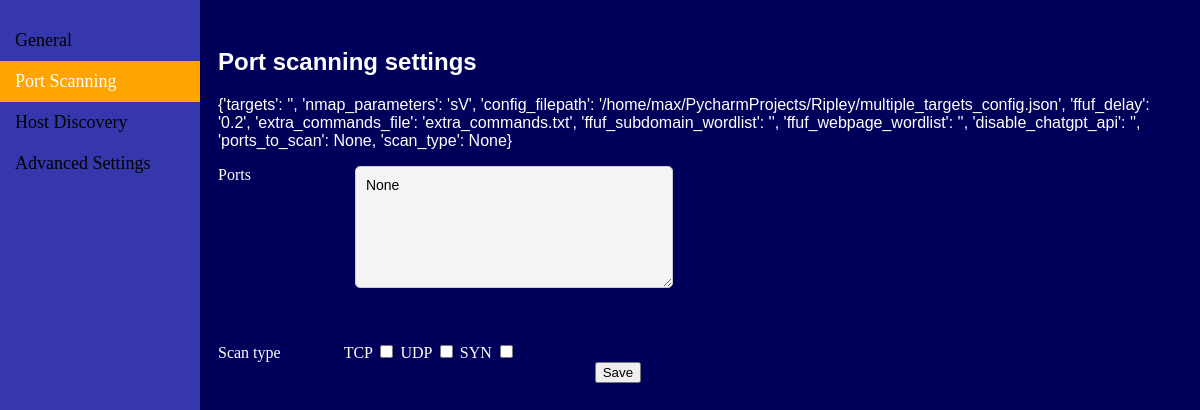
Before: /port-scanning-settings with the older database file.
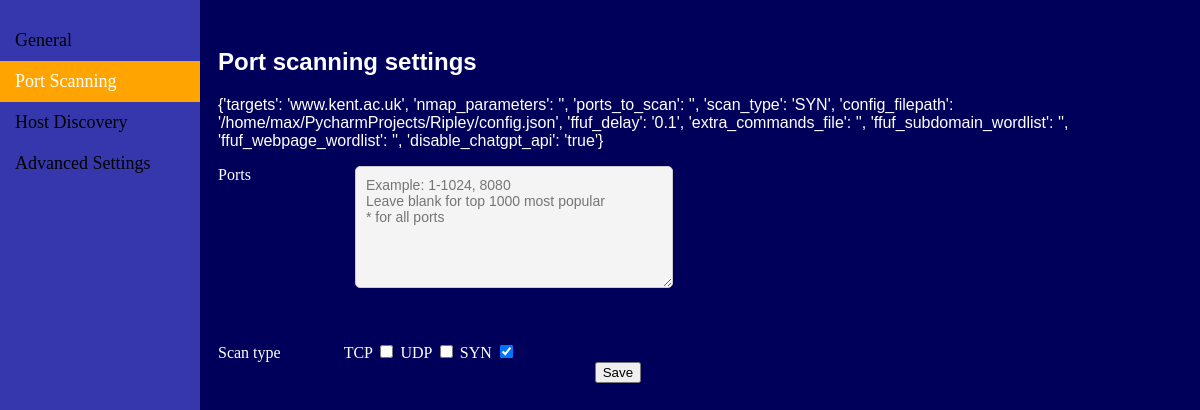
After: the same page with the newer database file.
### tables this page shows
CREATE TABLE config (
  targets TEXT,
  nmap_parameters TEXT,
  ports_to_scan TEXT,
  scan_type TEXT,
  config_filepath TEXT,
  ffuf_delay TEXT,
  extra_commands_file TEXT,
  ffuf_subdomain_wordlist TEXT,
  ffuf_webpage_wordlist TEXT,
  disable_chatgpt_api TEXT
);

### flaskr/__init__.py (the view)
    @app.route('/port-scanning-settings', methods=['GET'])
    def port_scanning_settings() -> str:
        db = get_db()
        c = db.execute("SELECT * FROM config").fetchall()
        config = [dict(entry) for entry in c][0]
        session['config'] = config
        return render_template('port_scanning_settings.html', config=config, ports_to_scan=config["ports_to_scan"])

### flaskr/db.py (called while the page is built)
def get_db() -> sqlite3.Connection:
    g.db = sqlite3.connect(
        current_app.config['DATABASE'],
        detect_types=sqlite3.PARSE_DECLTYPES
    )
    g.db.row_factory = sqlite3.Row
    return g.db

### flaskr/templates/port_scanning_settings.html (shortened to what this page needs)
<!DOCTYPE html>
<html lang="en">
<head>
    <link rel="stylesheet" href="../static/style/basic_style.css">
</head>
<body>
    <div class="vertical-bar">
        <a href="general-settings">General</a>
        <a href="port-scanning-settings" class="active">Port Scanning</a>
        <a href="host-discovery-settings">Host Discovery</a>
        <a href="advanced-settings">Advanced Settings</a>
    </div>
    <div class="content">
        <h2>Port scanning settings</h2>
        <p>{{ config }}</p>
        <form action="/update-config" method="POST">
            <label for="ports" style="vertical-align: top;">Ports</label>
            <textarea id="ports" name="ports_to_scan" placeholder="Example: 1-1024, 8080&#10;Leave blank for top 1000 most popular&#10;* for all ports">{{ ports_to_scan }}</textarea>
            <br>
            <label for="scan_type">Scan type</label>
            <div class="scan_type_div">
                <label for="tcp">TCP</label>
                <input type="checkbox" id="tcp" name="scan_type" value="TCP" {% if config['scan_type'] == 'TCP' %}checked{% endif %}>
                <label for="udp">UDP</label>
                <input type="checkbox" id="udp" name="scan_type" value="UDP" {% if config['scan_type'] == 'UDP' %}checked{% endif %}>
                <label for="syn">SYN</label>
                <input type="checkbox" id="syn" name="scan_type" value="SYN" {% if config['scan_type'] == 'SYN' %}checked{% endif %}>
            </div>
            <br>
            <button class="btn_margin2" type="submit">Save</button>
        </form>
    </div>
</body>
</html>

Changed rows visible on the page:
now on this page (row edited): config: scan_type "☑"
Other visible differences:
{{ config }}: "{'targets': '', 'nmap_parameters': 'sV', 'config_filepath': '/home/max/PycharmProjects/Ripley/multiple_targets_config.json', 'ffuf_delay': '0.2', 'extra_commands_file': 'extra_commands.txt', 'ffuf_subdomain_wordlist': '', 'ffuf_webpage_wordlist': '', 'disable_chatgpt_api': '', 'ports_to_scan': None, 'scan_type': None}" → "{'targets': 'www.kent.ac.uk', 'nmap_parameters': '', 'ports_to_scan': '', 'scan_type': 'SYN', 'config_filepath': '/home/max/PycharmProjects/Ripley/config.json', 'ffuf_delay': '0.1', 'extra_commands_file': '', 'ffuf_subdomain_wordlist': '', 'ffuf_webpage_wordlist': '', 'disable_chatgpt_api': 'true'}"
form field ports_to_scan: "None" → (not shown)
form field scan_type: "☐" → (not shown)
